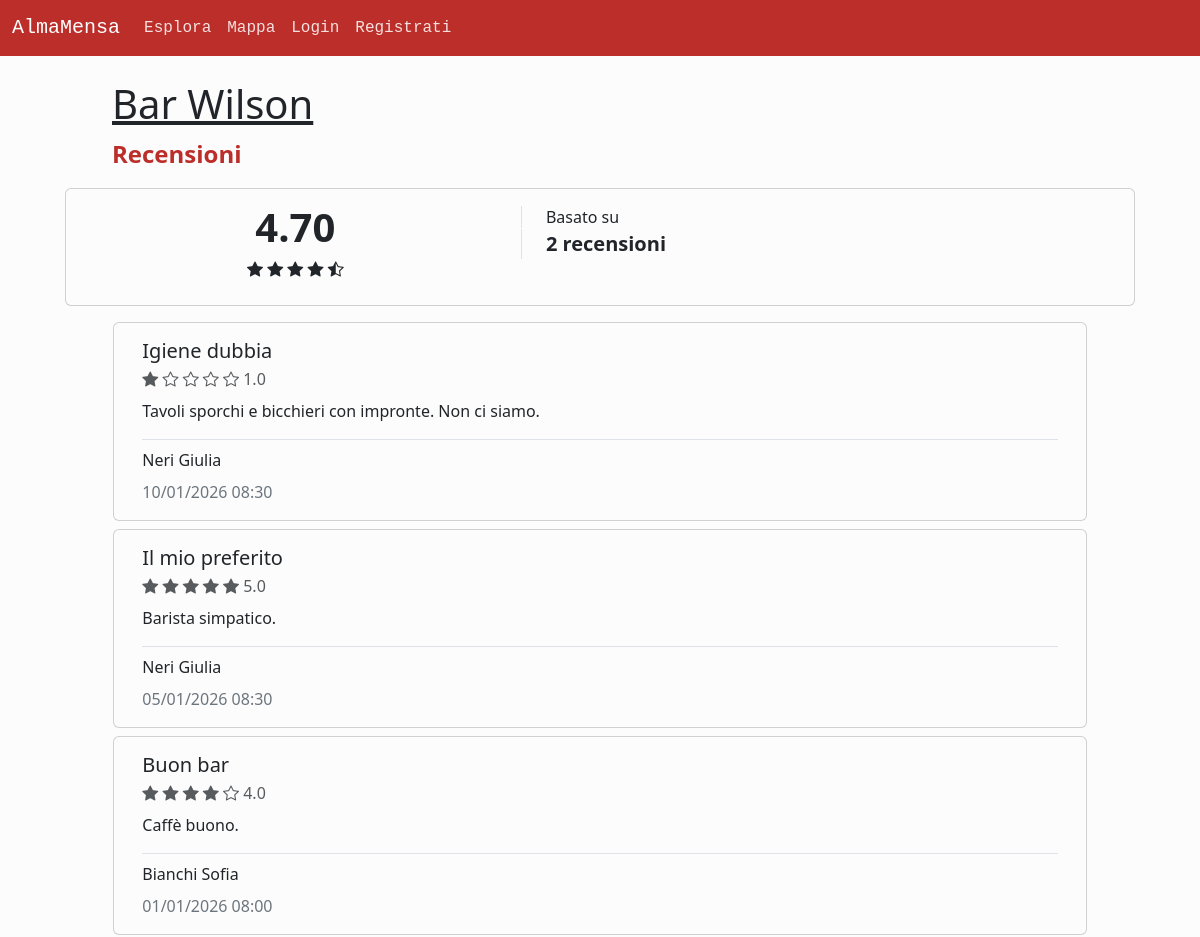
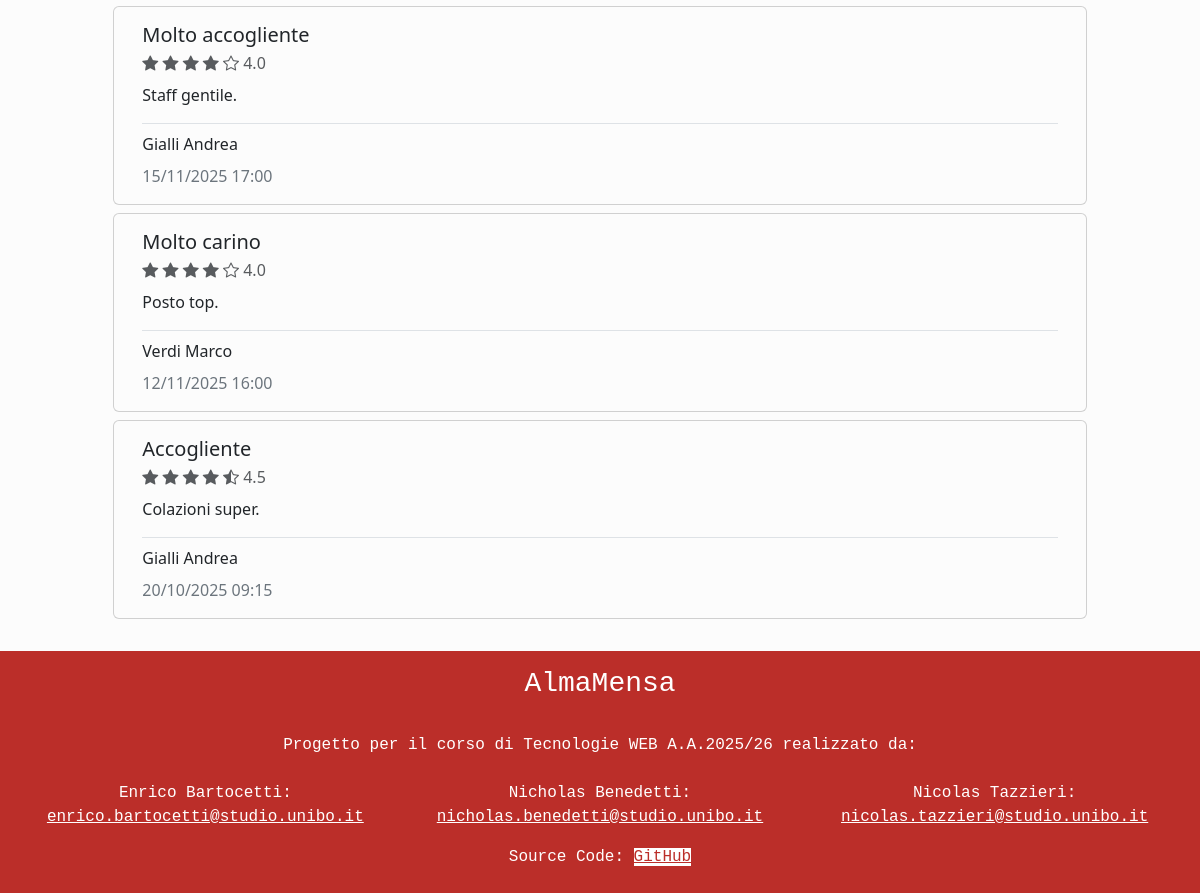
The app's page /canteen_reviews.php?id=2 with its own data (2 pictures, top to bottom).
### tables this page shows
CREATE TABLE `mense` (
  `id` int NOT NULL,
  `email` varchar(100) NOT NULL,
  `nome` varchar(50) NOT NULL,
  `descrizione` varchar(1024) NOT NULL,
  `ind_civico` varchar(10) NOT NULL,
  `ind_via` varchar(100) NOT NULL,
  `ind_comune` varchar(50) NOT NULL,
  `ind_cap` int NOT NULL,
  `telefono` varchar(20) DEFAULT NULL,
  `coo_latitudine` varchar(15) NOT NULL,
  `coo_longitudine` varchar(15) NOT NULL,
  `num_posti` int NOT NULL,
  `immagine` varchar(255) DEFAULT NULL,
  `id_categoria` int NOT NULL,
  `media_recensioni` decimal(3,2) NOT NULL,
  `num_recensioni` int NOT NULL
);

CREATE TABLE `recensioni` (
  `id` int NOT NULL,
  `voto` decimal(2,1) NOT NULL,
  `titolo` varchar(255) NOT NULL,
  `descrizione` varchar(1024) NOT NULL,
  `data_ora` datetime NOT NULL,
  `id_mensa` int NOT NULL,
  `email` varchar(100) NOT NULL
);

CREATE TABLE `clienti` (
  `email` varchar(100) NOT NULL,
  `nome` varchar(25) NOT NULL,
  `cognome` varchar(25) NOT NULL
);

### public/canteen_reviews.php (called while the page is built, shortened)
<?php
require_once '../src/bootstrap.php';
if (isset($_GET["id"])) {
    $templateParams["canteen"] = $dbh->getCanteenById($_GET["id"]);
    $templateParams["reviews"] = $dbh->getCanteenReviews($_GET["id"]);
    $templateParams["subtitle"] = "Recensioni";
} else {
    header("Location: explore.php");
    exit();
}
$templateParams["redirect"] = "canteen_reviews.php?id=" . $_GET["id"];
require '../src/template/base.php';
?>

### src/database.php (called while the page is built, shortened)
<?php
class DatabaseHelper {
    private $db;
    public function __construct($servername, $username, $password, $dbname, $port){
        $this->db = new mysqli($servername, $username, $password, $dbname, $port);
    }
    public function getCanteenById($id) {
        $stmt = $this->db->prepare("SELECT m.*, c.nome AS categoria FROM mense AS m JOIN categorie c ON m.id_categoria = c.id WHERE m.id = ?;");
        $stmt->bind_param("i", $id);
        $stmt->execute();
        $result = $stmt->get_result();
        if ($result->num_rows > 0) {
            $c = $result->fetch_assoc();
            return new Canteen($c["id"], $c["email"], $c["nome"], $c["descrizione"], $c["ind_civico"], $c["ind_via"], $c["ind_comune"], $c["ind_cap"], $c["telefono"], $c["coo_latitudine"], $c["coo_longitudine"], $c["num_posti"], $c["immagine"], $c["categoria"], $c["media_recensioni"], $c["num_recensioni"], $this->getCanteenTimeTable($c["id"]));
        } else {
            return null;
        }
    }
    public function getCanteenTimetable($id, $day = "%") {
        $query = 'SELECT giorno, ora_apertura, ora_chiusura FROM orari
        WHERE id_mensa = ?
        AND giorno LIKE ?
        ORDER BY FIELD(giorno, \'mon\', \'tue\', \'wed\', \'thu\', \'fri\', \'sat\', \'sun\'), ora_apertura ASC';
        $stmt = $this->db->prepare($query);
        $stmt->bind_param("is", $id, $day);
        $stmt->execute();
        $hours = [];
        foreach ($stmt->get_result()->fetch_all(MYSQLI_ASSOC) as $h) {
            array_push($hours, new OpeningHour($h["giorno"], $h["ora_apertura"], $h["ora_chiusura"]));
        }
        return $hours;
    }
    public function getCanteenReviews($canteenId) {
        $query = "SELECT r.*, c.* FROM `recensioni` r JOIN utenti u ON r.email = u.email JOIN clienti c ON u.email = c.email WHERE r.id_mensa = ? ORDER BY data_ora DESC;";
        $stmt = $this->db->prepare($query);
        $stmt->bind_param("i", $canteenId);
        $stmt->execute();
        $result = $stmt->get_result();
        $list = array();
        foreach ($result->fetch_all(MYSQLI_ASSOC) as $r) {
            array_push($list, new Review($r["id"], $r["voto"], $r["titolo"], $r["descrizione"], $r["data_ora"], $r["id_mensa"], $r["email"], $r["cognome"], $r["nome"]));
        }
        return $list;
    }
}
?>

### src/bootstrap.php (called while the page is built, shortened)
<?php
require_once("database.php");
$dbh = new DatabaseHelper("localhost", "root", "", "almamensa", 3306);
require_once("classes.php");
require_once("utils.php");
?>

### src/classes.php (called while the page is built, shortened)
<?php
class Canteen extends User implements JsonSerializable {
    private $id;
    private $name;
    private $avgReviews;
    private $numReviews;
    public function __construct($id, $email, $name, $desc, $number, $avenue, $municipality, $postalCode, $tel, $lat, $long, $maxSeatings, $img, $category, $avgReviews, $numReviews, $openingHours) {
        $this->id = $id;
        $this->name = $name;
        $this->avgReviews = $avgReviews;
        $this->numReviews = $numReviews;
    }
    public function getId() {
        return $this->id;
    }
    public function getName() {
        return $this->name;
    }
    public function getAvgReviews() {
        return $this->avgReviews;
    }
    public function getNumReviews() {
        return $this->numReviews;
    }
}
class Review {
    private $value;
    private $title;
    private $desc;
    private $dateTime;
    private $authorSurname;
    private $authorName;
    public function __construct($id, $value, $title, $desc, $dateTime, $canteenId, $authorEmail, $authorSurname, $authorName) {
        $this->value = $value;
        $this->title = $title;
        $this->desc = $desc;
        $this->dateTime = $dateTime instanceof DateTime ? $dateTime : new DateTime($dateTime);
        $this->authorSurname = $authorSurname;
        $this->authorName = $authorName;
    }
    public function getValue() {
        return $this->value;
    }
    public function getTitle() {
        return $this->title;
    }
    public function getDescription() {
        return $this->desc;
    }
    public function getTimestamp() {
        return date_format($this->dateTime,"d/m/Y H:i");
    }
    public function getAuthor() {
        return $this->authorSurname . " " . $this->authorName;
    }
}
?>

### src/template/components/review_card.php (the view, shortened to what this page needs)
<article class="card col-11 col-md-10 mb-2">
    <div class="card-body">
        <h2 class="card-title fs-5">
            <?php echo $r->getTitle(); ?>
        </h2>
        <p class="card-subtitle mb-2 text-body-secondary">
        <?php
            printStars($r->getValue());
            echo $r->getValue();
        ?>
        </p>
        <p class="card-text"><?php echo $r->getDescription(); ?></p>
        <div class="card-text border-top mb-2"></div>
        <p class="card-text mb-2"><?php echo $r->getAuthor(); ?></p>
        <p class="card-text text-secondary"><?php echo $r->getTimestamp(); ?></p>
    </div>
</article>

### src/template/components/canteen_header_lite.php
<header class="row justify-content-center mt-4">
    <a class="col-11 col-md-10 text-dark h1" href="canteen_details.php?id=<?php echo $templateParams["canteen"]->getId(); ?>"><?php echo $templateParams["canteen"]->getName(); ?></a>
    <p class="col-11 col-md-10 text-primary fs-4 fw-bold"><?php echo $templateParams["subtitle"] ; ?></p>
</header>

### src/template/canteen_reviews.php (shortened to what this page needs)
<?php require("components/canteen_header_lite.php"); ?>
        <div class="row justify-content-center align-items-md-center px-3">
            <div class="col-11 <?php if(getUserLevel() == UserLevel::Customer) echo "col-md-7"; ?> card mb-3 py-2">
                <div class="row g-0">
                    <div class="col-5 row g-0 align-items-center justify-content-center text-center">
                        <span class="col-12 fs-1 fw-bold"><?php echo $templateParams["canteen"]->getAvgReviews(); ?></span>
                        <p class="col-12"><?php printStars($templateParams["canteen"]->getAvgReviews()) ?></p>
                    </div>
                    <div class="col-7">
                        <div class="card-body p-2">
                            <span class="card-text border-start ps-4">Basato su</span>
                            <p class="card-title border-start ps-4 fw-bold fs-5"><?php echo $templateParams["canteen"]->getNumReviews() ?> recensioni</p>
                        </div>
                    </div>
                </div>
            </div>
        </div>
        <div class="row justify-content-center px-3">
            <?php
            foreach($templateParams["reviews"] as $r) {
                require("components/review_card.php");
            } ?>
        </div>

### src/utils.php (shortened to what this page needs)
<?php
function getUserLevel(){
    return UserLevel::NotLogged;
}
function printStars($value) {
    for ($i = 1; $i <= $value; $i++) {
        echo "<span class=\"bi bi-star-fill\"></span>\n";
    }
    $decimals = $value - floor($value);
    if ($decimals >= 0.5) {
        echo "<span class=\"bi bi-star-half\"></span>\n";
        $i++;
    }
    for ( ; $i <= 5; $i++) {
        echo "<span class=\"bi bi-star\"></span>\n";
    }
}
?>

### records on screen
mense: nome "Bar Wilson", media_recensioni "4.70"
recensioni: titolo "Igiene dubbia", voto "1.0", descrizione "Tavoli sporchi e bicchieri con impronte. Non ci siamo.", email.nome "Neri Giulia", data_ora "10/01/2026 08:30"
recensioni: titolo "Il mio preferito", voto "5.0", descrizione "Barista simpatico.", email.nome "Neri Giulia", data_ora "05/01/2026 08:30"
recensioni: titolo "Buon bar", voto "4.0", descrizione "Caffè buono.", email.nome "Bianchi Sofia", data_ora "01/01/2026 08:00"
recensioni: titolo "Molto accogliente", voto "4.0", descrizione "Staff gentile.", email.nome "Gialli Andrea", data_ora "15/11/2025 17:00"
recensioni: titolo "Molto carino", voto "4.0", descrizione "Posto top.", email.nome "Verdi Marco", data_ora "12/11/2025 16:00"
recensioni: titolo "Accogliente", voto "4.5", descrizione "Colazioni super.", email.nome "Gialli Andrea", data_ora "20/10/2025 09:15"

### other values on screen
$templateParams["subtitle"] "Recensioni"
$templateParams["canteen"]->getNumReviews() "2"
